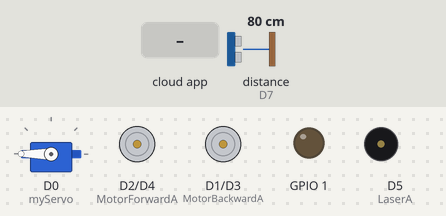
Bench run of a sketch on a simulated ESP8266 (NodeMCU). Parts: servo, motor-driver pin pairs drawn as motors (green arrow = first pin HIGH = forward, orange = second pin HIGH = backward, longer = more drive), output pins drawn as LEDs (lit = HIGH), buzzer (waves = sounding). The inputs (shaded band) are chosen by the test bench; at power-on: distance to the obstacle (sensor on D7) 80 cm. The echo pulse lasts 58.3 µs per cm; WiFi joins after 1.5 s; servers stay silent unless stated; the Firebase database answers and starts empty; pins used as bus, display or sensor lines are not drawn; what the sketch prints to the serial monitor is not drawn.

Above: at 2.7 s.
2.8 s: the phone or cloud app sets robotup to 1
At 4.2 s:
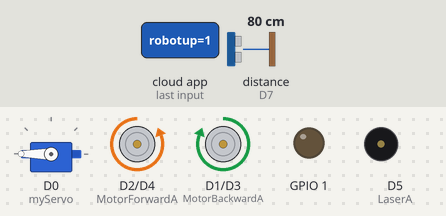
4.5 s: distance to the obstacle (sensor on D7) set to 2 cm
At 5.6 s:
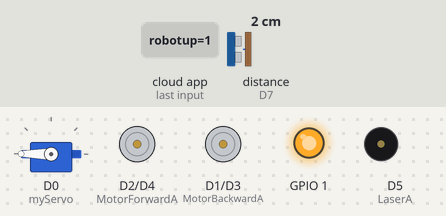
7.9 s: the phone or cloud app sets robotdown to 1
At 9.7 s:
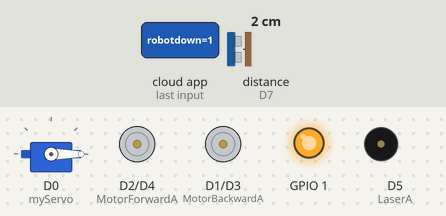
11.3 s: distance to the obstacle (sensor on D7) set to 18 cm
At 13.2 s:
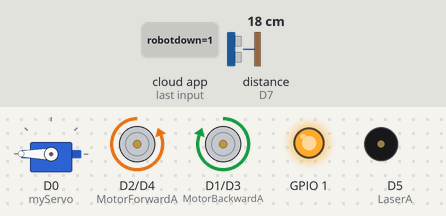
14.1 s: distance to the obstacle (sensor on D7) set to 4 cm
At 14.5 s:
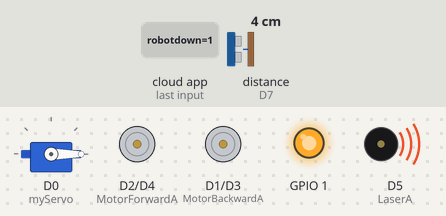
17.5 s: the phone or cloud app sets sensorleft to 1
Timing chart, 0 to 21.9 s (numbered marks = the images above; inputs shaded):
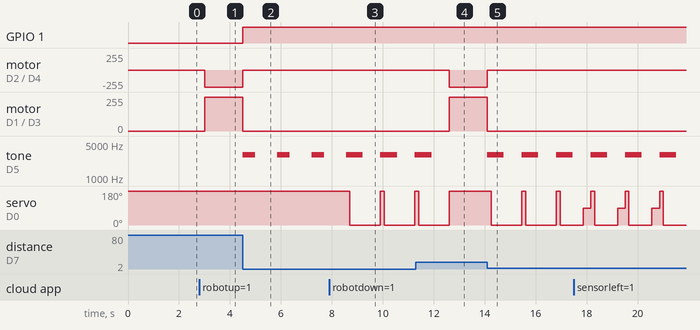

Measured:
- after the input at 2.8 s, motor on D2 (MotorForwardA) / D4 (MotorForwardB): stopped → backward 255/255 after 0.21 s; motor on D1 (MotorBackwardA) / D3 (MotorBackwardB): stopped → forward 255/255 after 0.21 s
- after the input at 4.5 s, GPIO 1: LOW → HIGH at once; motor on D2 (MotorForwardA) / D4 (MotorForwardB): backward 255/255 → stopped at once; motor on D1 (MotorBackwardA) / D3 (MotorBackwardB): forward 255/255 → stopped at once; tone on D5 (LaserA): alternates 3000 Hz for 0.50 s and silent for 0.85 s, starting at once
- after the input at 7.9 s, servo on D0 (myServo): alternates 180° for 0.15 s and 0° for 1.2 s, starting after 0.81 s
- after the input at 11.3 s, motor on D2 (MotorForwardA) / D4 (MotorForwardB): stopped → backward 255/255 after 1.3 s; motor on D1 (MotorBackwardA) / D3 (MotorBackwardB): stopped → forward 255/255 after 1.3 s; tone on D5 (LaserA): goes on until 11.9 s, then stays silent; servo on D0 (myServo): goes on until 12.6 s, then stays 180°
- after the input at 14.1 s, motor on D2 (MotorForwardA) / D4 (MotorForwardB): backward 255/255 → stopped at once; motor on D1 (MotorBackwardA) / D3 (MotorBackwardB): forward 255/255 → stopped at once

The sketch:

SmartExplorer.ino
```cpp
//This is a WiFi Controlled Mapping robot
//we used arduino C Functions like Digital Read / Write and PinMode
//we used Servo Library to move ultrasonic by 180 degree to act as smart obstacle avoiding robot
//we used pulsin function to to get the time the frequecy wave travelled to get the distance from ultrasonic
//we used tone function to activate the buzzer in alert and as a horn with diffrent freqency
//we used serial library to get data through bluetooth serial
//we used 8 bit timer to get the time without blocking the code by delay function
//we used pulse width modulation to control speed only when moving with angle
//This was created by:
//Wael Ashraf
//Ahmed Ismaeel
//Abdelrahman Seif

//---------The Code----------//

//1. Include Firebase ESP8266 library (this library)

#include "FirebaseESP8266.h"

//2. Include ESP8266WiFi.h and servo.h and must be included after FirebaseESP8266.h

#include <ESP8266WiFi.h>
#include <Servo.h>


// Set these to run example.

#define FIREBASE_HOST "smart-explorer-nodemcu.firebaseio.com"

#define FIREBASE_AUTH "1RsEob6doPqb6KwrYhsKMDYOZGGEJwcgh2OBax9S"

#define WIFI_SSID "Engineers"

#define WIFI_PASSWORD "1990199788wrr"


FirebaseData firebaseData;
//Servo object
Servo myServo;
//DC Motor A Right
int MotorEnableA = HIGH;
int MotorBackwardA=D1;
int MotorForwardA=D2;

//DC Motor B Left
int MotorBackwardB=D3;
int MotorForwardB=D4;
int MotorEnableB=HIGH;

//Lasers
int LaserA=D5;
int LaserB=D5;

//Buzzer
int Buzzer=D5;

//Ultrasonic
int Trig =D6;
int Echo=D7;
long duration;
int distance;
int ThresDist;

//for timer
volatile static int OverflowCount;


int robotup;
int robotdown;
int robotright;
int robotleft;
int sensorup;
int sensordown;
int sensorright;
int sensorleft;
int horn;

void setup()
{
pinMode(MotorEnableA, OUTPUT);//make Motor pins act as output pins
pinMode(MotorEnableB, OUTPUT);//make Motor pins act as output pins
pinMode(MotorBackwardA, OUTPUT);//make Motor pins act as output pins
pinMode(MotorForwardA, OUTPUT);//make Motor pins act as output pins
pinMode(MotorBackwardB, OUTPUT);//make Motor pins act as output pins
pinMode(MotorForwardB, OUTPUT);//make Motor pins act as output pins
pinMode(LaserA, OUTPUT);//make Laser pin act as output pins
pinMode(LaserB, OUTPUT);//make Laser pin act as output pins
pinMode(Buzzer, OUTPUT);//make Buzzer pin act as output pins
pinMode(Trig, OUTPUT);//the output freqency from ultrasonic
pinMode(Echo, INPUT);//the input frequecny when it hit object
myServo.attach(D0);// attach servo to pin no 4
myServo.write(180);// intialize servo position to forward
Serial.begin(9600);  //Set the baud rate to your wifi module.
WiFi.begin(WIFI_SSID, WIFI_PASSWORD);
    Serial.print("connecting");
    while (WiFi.status() != WL_CONNECTED)
      {
      Serial.print(".");
      delay(500);
      }
    Serial.println();
    Serial.print("connected: ");
    Serial.println(WiFi.localIP());
    Firebase.begin(FIREBASE_HOST,FIREBASE_AUTH);
}

void loop()
{

  if(Firebase.getInt(firebaseData,"/item/robotup",robotup))
  {
    if(robotup)
    {
      forward();
    }
  }

  if(Firebase.getInt(firebaseData,"/item/robotdown",robotdown))
  {
    if(robotdown)
    {
      back();
    }
  }

  if(Firebase.getInt(firebaseData,"/item/robotright",robotright))
  {
       if(robotright)
    {
      right();
    }
  }

  if(Firebase.getInt(firebaseData,"/item/robotleft",robotleft))
  {
       if(robotleft)
    {
      left();
    }
  }

  if(Firebase.getInt(firebaseData,"/item/sensorup",sensorup))
  {
       if(sensorup)
    {
      Stop();
       myServo.write(180);//make ultrasonic points forward
    }
  }

  if(Firebase.getInt(firebaseData,"/item/sensordown",sensordown))
  {
       if(sensordown)
    {
      Stop();
       myServo.write(0);//make ultrasonic points forward

    }
  }

  if(Firebase.getInt(firebaseData,"/item/sensorright",sensorright))
  {
       if(sensorright)
    {
      Stop();
       myServo.write(270);//make ultrasonic points forward

    }
  }

  if(Firebase.getInt(firebaseData,"/item/sensorleft",sensorleft))
  {
       if(sensorleft)
    {
      Stop();
       myServo.write(90);//make ultrasonic points forward

    }
  }
    if(Firebase.getInt(firebaseData,"/item/horn",horn))
  {
       if(horn)
    {
      Stop();
       HornON();
      LasersON();

    }
       HornOFF();
      LasersOFF();
  }

}
void forward()
{

  //Move Forward

  myServo.write(180);//make ultrasonic points forward

  ThresDist=UltraSonic();//call ultrasonic function and get the distance read

if(ThresDist<15)//check on the distance thresohold
{
  Alert(); // give alert if it about to hit
  Stop();// and stop motors
}
else
{
  do
  {
  //Motor A

  digitalWrite(MotorForwardA, LOW);
  digitalWrite(MotorForwardB, HIGH);
  digitalWrite(MotorBackwardA, HIGH);
  digitalWrite(MotorBackwardB, LOW);
  //Motor B


  ThresDist=UltraSonic();//call ultrasonic function and get the distance read contiously to avoid hitting something during movement

  }while(ThresDist>15);//check on the count or the distance or something came from user to break from the loop
}
   Stop();//stop after getting out of the loop
   if(ThresDist<15)// if we got out because of distance then fire the alarm
   {
   Alert();
   }
}
void back()
{
  //Move Backward
  myServo.write(0);//make ultrasonic points Backward

  ThresDist=UltraSonic();//call ultrasonic function and get the distance read

  if(ThresDist<20)
{
  Alert(); // give alert if it about to hit
  Stop();// and stop motors
}
else
{
  do
  {
    //Motor A

    digitalWrite(MotorBackwardA, HIGH);
    digitalWrite(MotorForwardA, LOW);
    //Motor B

    digitalWrite(MotorBackwardB, HIGH);
    digitalWrite(MotorForwardB, LOW);

    ThresDist=UltraSonic();//call ultrasonic function and get the distance read contiously to avoid hitting something during movement

  } while(ThresDist>20);//check on the count or the distance or something came from user to break from the loop
}

  Stop();//stop after getting out of the loop
    if(ThresDist<20)// if we got out because of distance then fire the alarm
   {
   Alert();
   }
}
  void left()
{

//Move to the Left
  myServo.write(180);//make ultrasonic points Forward
 ThresDist=UltraSonic();//call ultrasonic function and get the distance read

 if(ThresDist<15)
{
  Alert(); // give alert if it about to hit
  Stop();// and stop motors
}
else
{
 do
  {
  //Motor A
  digitalWrite(MotorEnableA, HIGH);
   digitalWrite(MotorForwardA, HIGH);
  digitalWrite(MotorBackwardA, LOW);

  //Motor B
  digitalWrite(MotorEnableB, HIGH);
  digitalWrite(MotorBackwardB, LOW);
  digitalWrite(MotorForwardB, LOW);


    ThresDist=UltraSonic();//call ultrasonic function and get the distance read contiously to avoid hitting something during movement
  }while(ThresDist>15);//check on the count or the distance or something came from user to break from the loop
}

  Stop();//stop after getting out of the loop
     if(ThresDist<15)// if we got out because of distance then fire the alarm
   {
   Alert();
   }

}
void right()
{
 // Move to the Right
   myServo.write(180);//make ultrasonic points Forward
 ThresDist=UltraSonic();//call ultrasonic function and get the distance read

   if(ThresDist<15)
{
  Alert(); // give alert if it about to hit
  Stop();// and stop motors
}
else
{
do
  {
     //Motor A
  digitalWrite(MotorEnableA, HIGH);
  digitalWrite(MotorForwardA, LOW);
  digitalWrite(MotorBackwardA, LOW);
  //Motor B
  digitalWrite(MotorEnableB, HIGH);
   digitalWrite(MotorForwardB, HIGH);
  digitalWrite(MotorBackwardB, LOW);


    ThresDist=UltraSonic();//call ultrasonic function and get the distance read contiously to avoid hitting something during movement
  }while(ThresDist>15);//check on the count or the distance or something came from user to break from the loop
}

  Stop();//stop after getting out of the loop
     if(ThresDist<15)// if we got out because of distance then fire the alarm
   {
   Alert();
   }
}
void Stop()
{
  //Stop Motors
    //Motor A
  digitalWrite(MotorEnableA, HIGH);
  digitalWrite(MotorForwardA, LOW);
  digitalWrite(MotorBackwardA, LOW);
  //Motor B
  digitalWrite(MotorEnableB, HIGH);
  digitalWrite(MotorForwardB, LOW);
  digitalWrite(MotorBackwardB, LOW);

}
void LasersON()
{

  digitalWrite(LaserA, HIGH);
  digitalWrite(LaserB, HIGH);

}
void LasersOFF()
{
      digitalWrite(LaserA, LOW);
      digitalWrite(LaserB, LOW);
}
void HornON()
{
  tone(Buzzer,1000);//Send 1KHZ Frequency
}
void HornOFF()
{
  noTone(Buzzer);     //Close Buzzer
}
void Alert()
{
   tone(Buzzer,3000,500);//Send 3KHZ Frequency with duration to stop after half sec.
}
int UltraSonic()
{

digitalWrite(Trig, LOW);  // Clears the trigPin
delayMicroseconds(2);// Sets the trigPin on HIGH state for 10 micro seconds

digitalWrite(Trig, HIGH);
delayMicroseconds(10);
digitalWrite(Trig, LOW);

duration = pulseIn(Echo, HIGH);// Reads the echoPin, returns the sound wave travel time in microseconds

distance= duration*0.034/2;// Calculating the distance


return distance;
}
```
